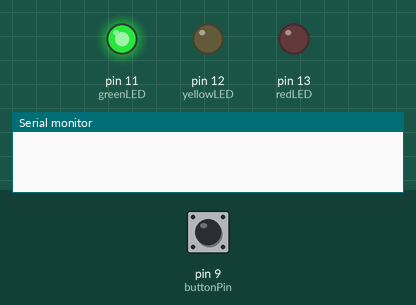
The sketch below on a simulated Arduino Uno, built with avr-gcc and run on an emulated ATmega328P. On the bench: output pins drawn as LEDs (lit = HIGH), the last lines printed to the serial monitor. Inputs (shaded band) come from the test bench; at power-on: pin 9 (buttonPin) LOW.

Above: at 1.2 s.
1.3 s: pin 9 (buttonPin) pulled HIGH for 0.15 s
At 2.1 s:
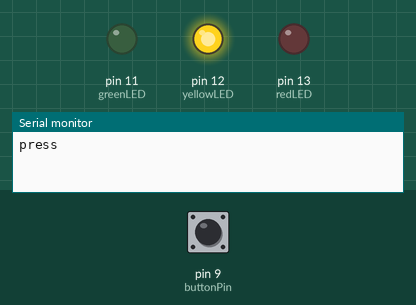
At 2.8 s:
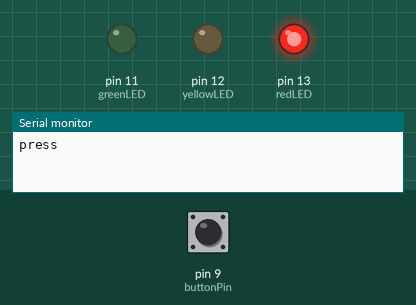
4.4 s: pin 9 (buttonPin) pulled HIGH for 3.2 s
Timing chart, 0 to 12.8 s (numbered marks = the images above; inputs shaded):
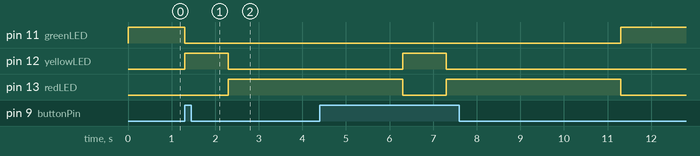

Measured:
- after the input at 1.3 s, pin 11 (greenLED): HIGH → LOW at once; pin 12 (yellowLED): LOW → HIGH at once, → LOW 1.0 s later; pin 13 (redLED): LOW → HIGH after 1.0 s

The sketch:

challenge.ino
```cpp
const int redLED = 13;
const int yellowLED = 12;
const int greenLED = 11;
const int buttonPin = 9;

const int greenTime = 6000;
const int yellowTime = 1000;
const int redTime = 4000;

void setup() {
  pinMode(redLED, OUTPUT);
  pinMode(yellowLED, OUTPUT);
  pinMode(greenLED, OUTPUT);
  pinMode(buttonPin, INPUT);
  Serial.begin(9600);
}

void loop() {
  digitalWrite(greenLED, HIGH);
  unsigned long start = millis();

  while (millis() - start < greenTime) {
    if (digitalRead(buttonPin) == HIGH) {
      Serial.println("press");
      break;
    }
  }
  digitalWrite(greenLED, LOW);


  digitalWrite(yellowLED, HIGH);
  delay(yellowTime);
  digitalWrite(yellowLED, LOW);

  digitalWrite(redLED, HIGH);
  delay(redTime);
  digitalWrite(redLED, LOW);

}
```
